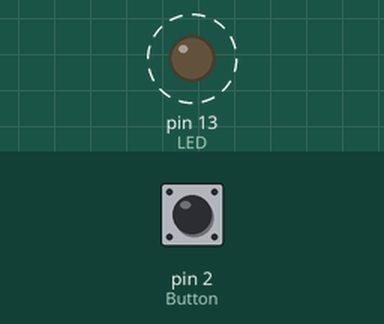
Bench run of a sketch on a simulated Arduino Uno, built with avr-gcc and run on an emulated ATmega328P. Parts: output pins drawn as LEDs (lit = HIGH). Dashed ring = blinking. The inputs (shaded band) are chosen by the test bench; at power-on: pin 2 (Button) HIGH.

Above: at 0.12 s.
Timing chart, 0 to 3.0 s (numbered marks = the images above):
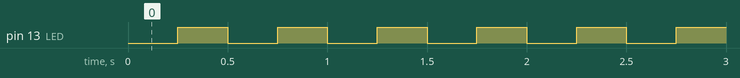

Measured:
- by itself, pin 13 (LED): alternates HIGH for 0.25 s and LOW for 0.25 s

The sketch:

Week8_Quiz_Ex1_Solution.ino
```cpp
#include <avr/io.h>
#include <avr/interrupt.h>
volatile int tick = 1;
volatile bool half_flag = false;
volatile bool quarter_flag = false;

int main(void)
{
  DDRB |= (1 << DDB5); // Set LED as output
  DDRD &= ~(1<<DDB2);  //Button connected to PORTD2 (pull-up)
  TCCR1B |= (1 << WGM12); // Turn on the CTC mode for Timer 1
  TCCR1B |= (1 << CS12 ); // Set up Timer 1 with the prescaler of 256
  //Assumption - CTC, prescaler 256, target f = 2 Hz
  OCR1A = 15624;    // Set CTC compare value to 1Hz at 16 MHz AVR clock , with a prescaler of 256
  TIMSK1 = 1<<OCIE1A;     // Enable Output Compare A Match Interrupt
  sei();        //Enable the Global Interrupt Bit
  while (1)
  {
      if (!(PIND & (1<<PIND2)))   //if button is pressed
      {
         if(half_flag)  //When 0.5 seconds
           {
            PORTB ^= (1 << 5); // Toggle the LED to have 1Hz
            half_flag = false;
           }
      }
      else  //Button is not pressed
      {
         if (quarter_flag)
        {
          PORTB ^= (1<<5);      //Toggle the LED to have 2 Hz
          quarter_flag = false;
        }
      }
  }
}

ISR ( TIMER1_COMPA_vect )  //When Compare Match - 0.25s elapsed
{
  quarter_flag = true;
  if (tick == 2) // 2 x 0.25 = 0.5 second
  {
    half_flag = true;    // Indicate has 0.5s
    tick =1;
  }
  else
  {
    tick++;
  }
}
```
